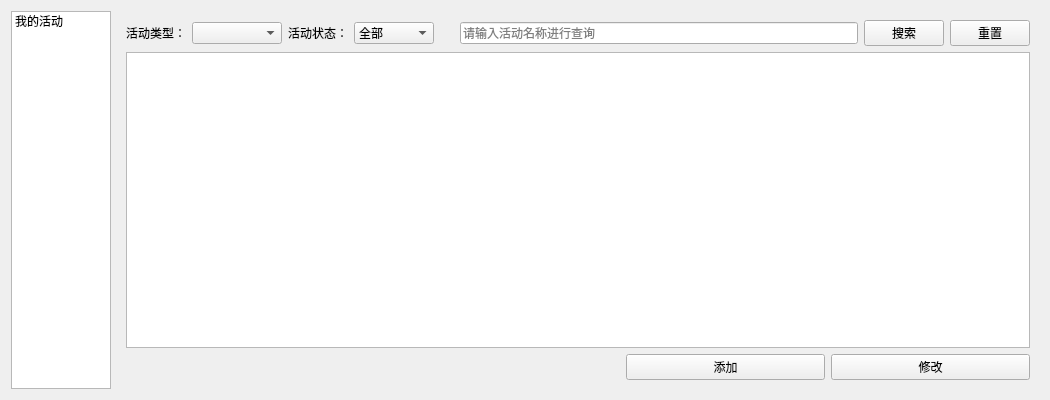
<?xml version="1.0" encoding="UTF-8"?>
<ui version="4.0">
 <class>SponsorView</class>
 <widget class="QWidget" name="SponsorView">
  <property name="geometry">
   <rect>
    <x>0</x>
    <y>0</y>
    <width>1050</width>
    <height>400</height>
   </rect>
  </property>
  <property name="windowTitle">
   <string>发起人</string>
  </property>
  <layout class="QGridLayout" name="gridLayout">
   <item row="0" column="0">
    <layout class="QHBoxLayout" name="horizontalLayout">
     <item>
      <widget class="QListWidget" name="listWidget">
       <property name="sizePolicy">
        <sizepolicy hsizetype="Fixed" vsizetype="Expanding">
         <horstretch>0</horstretch>
         <verstretch>0</verstretch>
        </sizepolicy>
       </property>
       <property name="maximumSize">
        <size>
         <width>100</width>
         <height>16777215</height>
        </size>
       </property>
       <item>
        <property name="text">
         <string>我的活动</string>
        </property>
       </item>
      </widget>
     </item>
     <item>
      <widget class="QStackedWidget" name="stackedWidget">
       <property name="currentIndex">
        <number>0</number>
       </property>
       <widget class="QWidget" name="managepage">
        <layout class="QVBoxLayout" name="verticalLayout">
         <item>
          <layout class="QHBoxLayout" name="horizontalLayout_2">
           <item>
            <widget class="QLabel" name="label_8">
             <property name="text">
              <string>活动类型：</string>
             </property>
             <property name="alignment">
              <set>Qt::AlignmentFlag::AlignRight|Qt::AlignmentFlag::AlignTrailing|Qt::AlignmentFlag::AlignVCenter</set>
             </property>
            </widget>
           </item>
           <item>
            <widget class="QComboBox" name="acttype">
             <property name="sizePolicy">
              <sizepolicy hsizetype="Fixed" vsizetype="Fixed">
               <horstretch>0</horstretch>
               <verstretch>0</verstretch>
              </sizepolicy>
             </property>
             <property name="minimumSize">
              <size>
               <width>90</width>
               <height>0</height>
              </size>
             </property>
            </widget>
           </item>
           <item>
            <widget class="QLabel" name="label_7">
             <property name="text">
              <string>活动状态：</string>
             </property>
             <property name="alignment">
              <set>Qt::AlignmentFlag::AlignRight|Qt::AlignmentFlag::AlignTrailing|Qt::AlignmentFlag::AlignVCenter</set>
             </property>
            </widget>
           </item>
           <item>
            <widget class="QComboBox" name="actstatus">
             <property name="sizePolicy">
              <sizepolicy hsizetype="Fixed" vsizetype="Fixed">
               <horstretch>0</horstretch>
               <verstretch>0</verstretch>
              </sizepolicy>
             </property>
             <property name="minimumSize">
              <size>
               <width>80</width>
               <height>0</height>
              </size>
             </property>
             <item>
              <property name="text">
               <string>全部</string>
              </property>
             </item>
             <item>
              <property name="text">
               <string>待审核</string>
              </property>
             </item>
             <item>
              <property name="text">
               <string>未通过</string>
              </property>
             </item>
             <item>
              <property name="text">
               <string>已通过</string>
              </property>
             </item>
            </widget>
           </item>
           <item>
            <spacer name="horizontalSpacer_4">
             <property name="orientation">
              <enum>Qt::Orientation::Horizontal</enum>
             </property>
             <property name="sizeType">
              <enum>QSizePolicy::Policy::Fixed</enum>
             </property>
             <property name="sizeHint" stdset="0">
              <size>
               <width>20</width>
               <height>20</height>
              </size>
             </property>
            </spacer>
           </item>
           <item>
            <widget class="QLineEdit" name="searchEdit">
             <property name="placeholderText">
              <string>请输入活动名称进行查询</string>
             </property>
            </widget>
           </item>
           <item>
            <widget class="QPushButton" name="btSearch">
             <property name="text">
              <string>搜索</string>
             </property>
            </widget>
           </item>
           <item>
            <widget class="QPushButton" name="btReset">
             <property name="text">
              <string>重置</string>
             </property>
            </widget>
           </item>
          </layout>
         </item>
         <item>
          <widget class="QTableView" name="tableView"/>
         </item>
         <item>
          <layout class="QHBoxLayout" name="horizontalLayout_3">
           <item>
            <spacer name="horizontalSpacer_3">
             <property name="orientation">
              <enum>Qt::Orientation::Horizontal</enum>
             </property>
             <property name="sizeType">
              <enum>QSizePolicy::Policy::Fixed</enum>
             </property>
             <property name="sizeHint" stdset="0">
              <size>
               <width>500</width>
               <height>20</height>
              </size>
             </property>
            </spacer>
           </item>
           <item>
            <widget class="QPushButton" name="btAdd">
             <property name="text">
              <string>添加</string>
             </property>
            </widget>
           </item>
           <item>
            <widget class="QPushButton" name="btUpdate">
             <property name="text">
              <string>修改</string>
             </property>
            </widget>
           </item>
          </layout>
         </item>
        </layout>
       </widget>
      </widget>
     </item>
    </layout>
   </item>
  </layout>
 </widget>
 <resources/>
 <connections/>
</ui>
